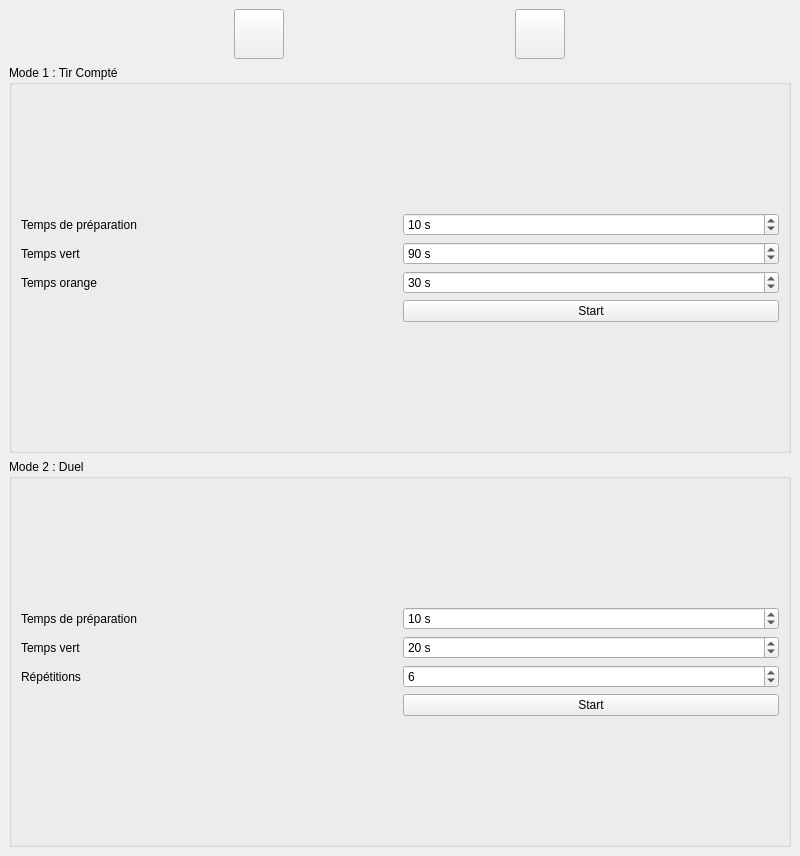
<?xml version="1.0" encoding="UTF-8"?>
<ui version="4.0">
 <class>Custom</class>
 <widget class="QMainWindow" name="Custom">
  <property name="geometry">
   <rect>
    <x>0</x>
    <y>0</y>
    <width>800</width>
    <height>856</height>
   </rect>
  </property>
  <property name="windowTitle">
   <string>ChronoTir</string>
  </property>
  <widget class="QWidget" name="centralwidget">
   <layout class="QVBoxLayout" name="verticalLayout">
    <item>
     <layout class="QHBoxLayout" name="horizontalLayout">
      <item>
       <widget class="QPushButton" name="homePB">
        <property name="minimumSize">
         <size>
          <width>50</width>
          <height>50</height>
         </size>
        </property>
        <property name="maximumSize">
         <size>
          <width>50</width>
          <height>50</height>
         </size>
        </property>
        <property name="focusPolicy">
         <enum>Qt::NoFocus</enum>
        </property>
        <property name="text">
         <string/>
        </property>
        <property name="icon">
         <iconset resource="assets.qrc">
          <normaloff>:/images/home</normaloff>:/images/home</iconset>
        </property>
        <property name="iconSize">
         <size>
          <width>40</width>
          <height>40</height>
         </size>
        </property>
        <property name="class" stdset="0">
         <string>button</string>
        </property>
       </widget>
      </item>
      <item>
       <widget class="QPushButton" name="resetPB">
        <property name="minimumSize">
         <size>
          <width>50</width>
          <height>50</height>
         </size>
        </property>
        <property name="maximumSize">
         <size>
          <width>50</width>
          <height>50</height>
         </size>
        </property>
        <property name="focusPolicy">
         <enum>Qt::NoFocus</enum>
        </property>
        <property name="text">
         <string/>
        </property>
        <property name="icon">
         <iconset resource="assets.qrc">
          <normaloff>:/images/reset</normaloff>:/images/reset</iconset>
        </property>
        <property name="iconSize">
         <size>
          <width>40</width>
          <height>40</height>
         </size>
        </property>
        <property name="class" stdset="0">
         <string>button</string>
        </property>
       </widget>
      </item>
     </layout>
    </item>
    <item>
     <widget class="QGroupBox" name="groupBox">
      <property name="title">
       <string>Mode 1 : Tir Compté</string>
      </property>
      <layout class="QVBoxLayout" name="verticalLayout_2">
       <item>
        <layout class="QGridLayout" name="gridLayout">
         <item row="1" column="0">
          <widget class="QLabel" name="label_2">
           <property name="text">
            <string>Temps vert</string>
           </property>
           <property name="class" stdset="0">
            <string>customLabel</string>
           </property>
          </widget>
         </item>
         <item row="0" column="1">
          <widget class="QSpinBox" name="time1TC">
           <property name="minimumSize">
            <size>
             <width>0</width>
             <height>0</height>
            </size>
           </property>
           <property name="focusPolicy">
            <enum>Qt::NoFocus</enum>
           </property>
           <property name="suffix">
            <string> s</string>
           </property>
           <property name="maximum">
            <number>999</number>
           </property>
           <property name="value">
            <number>10</number>
           </property>
          </widget>
         </item>
         <item row="3" column="1">
          <widget class="QPushButton" name="startTC">
           <property name="text">
            <string>Start</string>
           </property>
           <property name="class" stdset="0">
            <string>button</string>
           </property>
          </widget>
         </item>
         <item row="2" column="0">
          <widget class="QLabel" name="label_3">
           <property name="text">
            <string>Temps orange</string>
           </property>
           <property name="class" stdset="0">
            <string>customLabel</string>
           </property>
          </widget>
         </item>
         <item row="0" column="0">
          <widget class="QLabel" name="label">
           <property name="text">
            <string>Temps de préparation</string>
           </property>
           <property name="class" stdset="0">
            <string>customLabel</string>
           </property>
          </widget>
         </item>
         <item row="2" column="1">
          <widget class="QSpinBox" name="time3TC">
           <property name="minimumSize">
            <size>
             <width>0</width>
             <height>0</height>
            </size>
           </property>
           <property name="focusPolicy">
            <enum>Qt::NoFocus</enum>
           </property>
           <property name="suffix">
            <string> s</string>
           </property>
           <property name="maximum">
            <number>999</number>
           </property>
           <property name="value">
            <number>30</number>
           </property>
          </widget>
         </item>
         <item row="1" column="1">
          <widget class="QSpinBox" name="time2TC">
           <property name="minimumSize">
            <size>
             <width>0</width>
             <height>0</height>
            </size>
           </property>
           <property name="focusPolicy">
            <enum>Qt::NoFocus</enum>
           </property>
           <property name="suffix">
            <string> s</string>
           </property>
           <property name="maximum">
            <number>999</number>
           </property>
           <property name="value">
            <number>90</number>
           </property>
          </widget>
         </item>
        </layout>
       </item>
      </layout>
     </widget>
    </item>
    <item>
     <widget class="QGroupBox" name="groupBox_2">
      <property name="title">
       <string>Mode 2 : Duel</string>
      </property>
      <layout class="QVBoxLayout" name="verticalLayout_3">
       <item>
        <layout class="QGridLayout" name="gridLayout_2">
         <item row="2" column="1">
          <widget class="QSpinBox" name="repsDuel">
           <property name="minimumSize">
            <size>
             <width>0</width>
             <height>0</height>
            </size>
           </property>
           <property name="focusPolicy">
            <enum>Qt::NoFocus</enum>
           </property>
           <property name="value">
            <number>6</number>
           </property>
          </widget>
         </item>
         <item row="0" column="1">
          <widget class="QSpinBox" name="time1Duel">
           <property name="minimumSize">
            <size>
             <width>0</width>
             <height>0</height>
            </size>
           </property>
           <property name="focusPolicy">
            <enum>Qt::NoFocus</enum>
           </property>
           <property name="suffix">
            <string> s</string>
           </property>
           <property name="maximum">
            <number>999</number>
           </property>
           <property name="value">
            <number>10</number>
           </property>
          </widget>
         </item>
         <item row="1" column="1">
          <widget class="QSpinBox" name="time2Duel">
           <property name="minimumSize">
            <size>
             <width>0</width>
             <height>0</height>
            </size>
           </property>
           <property name="focusPolicy">
            <enum>Qt::NoFocus</enum>
           </property>
           <property name="suffix">
            <string> s</string>
           </property>
           <property name="maximum">
            <number>999</number>
           </property>
           <property name="value">
            <number>20</number>
           </property>
          </widget>
         </item>
         <item row="2" column="0">
          <widget class="QLabel" name="label_4">
           <property name="text">
            <string>Répétitions</string>
           </property>
           <property name="class" stdset="0">
            <string>customLabel</string>
           </property>
          </widget>
         </item>
         <item row="0" column="0">
          <widget class="QLabel" name="label_5">
           <property name="text">
            <string>Temps de préparation</string>
           </property>
           <property name="class" stdset="0">
            <string>customLabel</string>
           </property>
          </widget>
         </item>
         <item row="1" column="0">
          <widget class="QLabel" name="label_6">
           <property name="text">
            <string>Temps vert</string>
           </property>
           <property name="class" stdset="0">
            <string>customLabel</string>
           </property>
          </widget>
         </item>
         <item row="3" column="1">
          <widget class="QPushButton" name="startDuel">
           <property name="text">
            <string>Start</string>
           </property>
           <property name="class" stdset="0">
            <string>button</string>
           </property>
          </widget>
         </item>
        </layout>
       </item>
      </layout>
     </widget>
    </item>
   </layout>
  </widget>
 </widget>
 <resources>
  <include location="assets.qrc"/>
 </resources>
 <connections/>
</ui>
